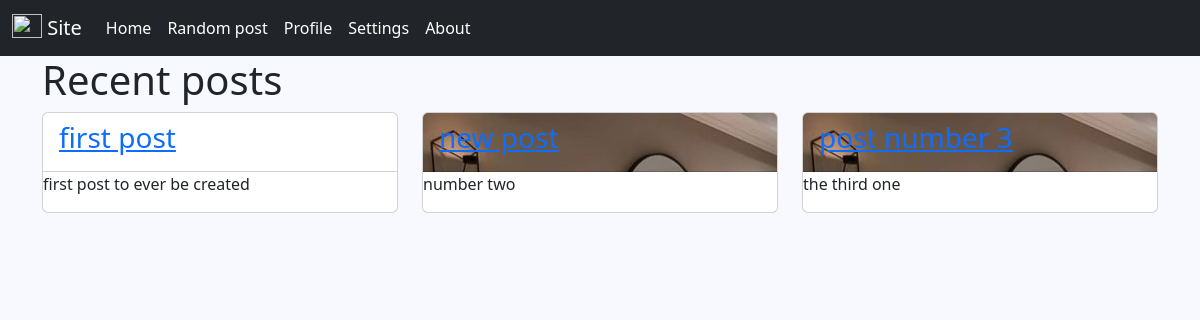
The page / on the database its author committed.
### blog/models.py (models this page shows, shortened)
class Post(models.Model):
    title = models.CharField(max_length=300)
    URLSlug = models.SlugField(max_length=150, unique=True)
    summary = models.CharField(max_length=350)
    body = models.TextField()
    Image = models.ImageField(upload_to='img', default='placeholder.jpg')
    published = models.BooleanField(default=True)
    date = models.DateField(auto_now_add=True)
    class Meta:
        ordering = ['-date']

### blog/views.py (the view)
# urls.py: path('', blog_views.index),
def index(request):
    posts = Post.objects.all()
    return render(request, 'page.html', {'posts': posts})

### blog/templates/page.html
{% extends 'base.html' %}
{% block content %}
    <div class="container">
        <div class="row">
            <div class="col-md-12">
                <h1 class="thin center">Recent posts</h1>
            </div>
            {% for post in posts %}
                <div class="col-md-4">
                    <div class="card">
                        <div class="card-header" style="background: url({{ post.Image.url }})">
                            <h3 class="post-title"><a href="/post/{{post.URLSlug}}"> {{post.title}}</a></h3>
                        </div>
                        <p>{{post.summary}}</p>
                    </div>
                </div>
            {% endfor %}
        </div>
    </div>
{% endblock %}

### blog/static/css/style.css (style rules this page uses)
body { background: ghostwhite !important; }

### rows shown on the page
Post: title "first post", summary "first post to ever be created"
Post: Image (placeholder picture), title "new post", summary "number two"
Post: Image (placeholder picture), title "post number 3", summary "the third one"
